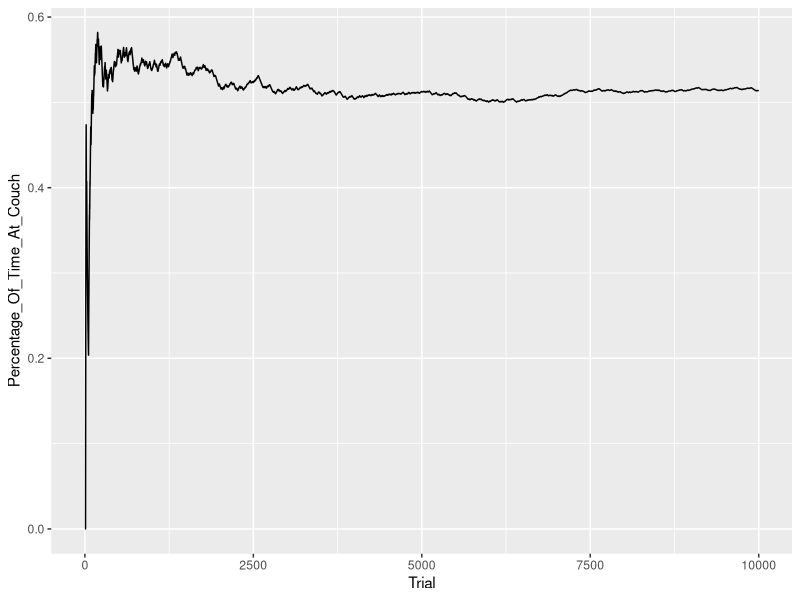

The R script that drew this image:
#From Steve Simon, an adorable living-room puzzle:

#Your baby is learning to walk. The baby begins by holding onto a couch. 
#Whenever she is next to the couch, 
#there is a 25 percent chance that she will take a step forward and a 75 percent chance that she will stay clutching the couch. 
#If the baby is one or more steps away from the couch, 
#there’s a 25 percent chance that she will take a step forward, a 25 percent chance she’ll stay in place and a 50 percent chance she’ll take one step back toward the couch.

#In the long run, what percent of the time does the baby choose to clutch the couch?




trials_to_run <- 10000

distance<-0
trial_history <- setNames(data.frame(matrix(ncol = 4, nrow = trials_to_run)), c("Trial", "Steps_Away", "At_Couch", "Percentage_Of_Time_At_Couch"))

for (i in 1:trials_to_run){ 
	#Baby Chooses What to Do Next
	if (distance==0){
		distance<-sample(c(0,1), size = 1, prob = c(0.75, 0.25))
	}else{
		distance<-sample(c(distance-1, distance, distance+1), size = 1, prob = c(0.5, 0.25, 0.25))
	}

	#Record State
	trial_history$Trial[i]<-i
	trial_history$Steps_Away[i]<-distance
	if (distance==0){
		trial_history$At_Couch[i]<-1
	}else{
		trial_history$At_Couch[i]<-0
	}

	trial_history$Percentage_Of_Time_At_Couch[i] <- sum(na.omit(trial_history$At_Couch))/i
}

#Print Solution
print (trial_history$Percentage_Of_Time_At_Couch[trials_to_run])

#Plot Trial History
library(ggplot2)
ggplot(trial_history, aes(x=Trial, y=Percentage_Of_Time_At_Couch)) + geom_line()